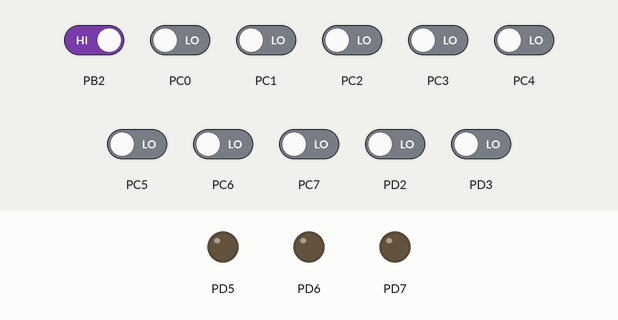
This program was run on a simulated ATmega32, built with avr-gcc and emulated at 8 MHz. Parts: output pins drawn as LEDs (lit = HIGH). The inputs (shaded band) are chosen by the test bench; at power-on: PB2 HIGH, PC0–7, PD2, PD3 LOW.

Above: at 1.2 s.
1.3 s: PB2 driven LOW
At 2.1 s:
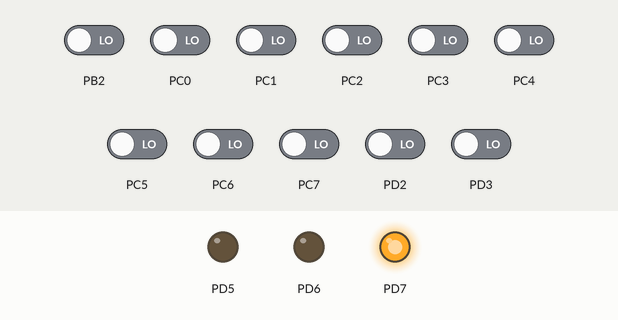
3.8 s: PD2 driven HIGH
At 4.6 s:
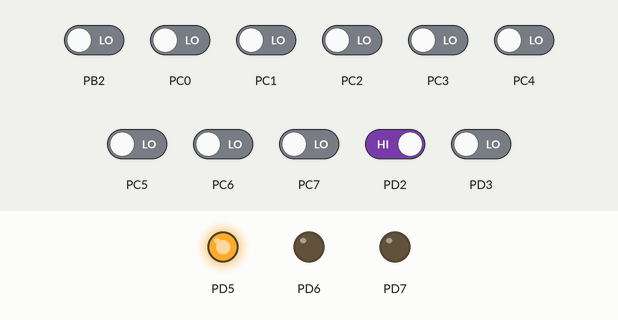
6.3 s: PD3 driven HIGH
At 7.1 s:
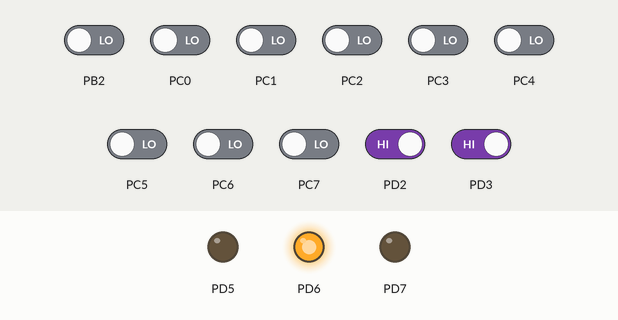
Timing chart, 0 to 9.3 s (numbered marks = the images above; inputs shaded):
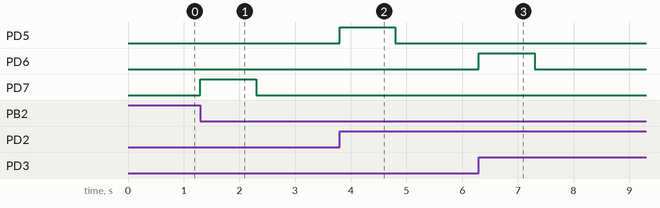

Measured:
- after the input at 1.3 s, PD7: LOW → HIGH at once, → LOW 1.0 s later
- after the input at 3.8 s, PD5: LOW → HIGH at once, → LOW 1.0 s later
- after the input at 6.3 s, PD6: LOW → HIGH at once, → LOW 1.0 s later

The program:

main.c
```c
/*
 * main.c
 *
 *  Created on: Mar 26, 2021
 *      Author: Bolis
 */
#include <avr/io.h>
#include <avr/interrupt.h>
#include <util/delay.h>

#define SET_BIT(ADDRESS, BIT) ADDRESS |= (1<<BIT)
#define RESET_BIT(ADDRESS, BIT) ADDRESS &= ~(1<<BIT)
#define TOGGLE_BIT(ADDRESS, BIT) ADDRESS ^= (1<<BIT)
#define READ_BIT(ADDRESS, BIT) ((ADDRESS & (1<<BIT))>>BIT)

#define IO_BASE 0x20
#define IO_PORTD *(volatile unsigned int *)(IO_BASE + 0x12)
#define IO_DDRD *(volatile unsigned int *)(IO_BASE + 0x11)
#define INT_MCUCR *(volatile unsigned int *)(IO_BASE + 0x35)
#define INT_GICR *(volatile unsigned int *)(IO_BASE + 0x3B)
#define INT_MCUCSR *(volatile unsigned int *)(IO_BASE + 0x34)

int main(){

	//	allow  pin(5,6,7) as  output in portD (pin = 0)
	SET_BIT(IO_DDRD,5);
	SET_BIT(IO_DDRD,6);
	SET_BIT(IO_DDRD,7);
	//	set int0 logical
	SET_BIT(INT_MCUCR,0);
	RESET_BIT(INT_MCUCR,1);
	//	set int1 rising edge
	SET_BIT(INT_MCUCR,2);
	SET_BIT(INT_MCUCR,3);
	//	set int2 falling edge
	RESET_BIT(INT_MCUCSR,6);
	//	enable all int0,1,2
	SET_BIT(INT_GICR,5);
	SET_BIT(INT_GICR,6);
	SET_BIT(INT_GICR,7);
	sei();
	while(1){
		RESET_BIT(IO_PORTD,5);
		RESET_BIT(IO_PORTD,6);
		RESET_BIT(IO_PORTD,7);
	}
	return 0;
}

ISR(INT0_vect){
	SET_BIT(IO_PORTD,5);
	_delay_ms(1000);

}
ISR(INT1_vect){
	SET_BIT(IO_PORTD,6);
	_delay_ms(1000);

}
ISR(INT2_vect){
	SET_BIT(IO_PORTD,7);
	_delay_ms(1000);

}
```
